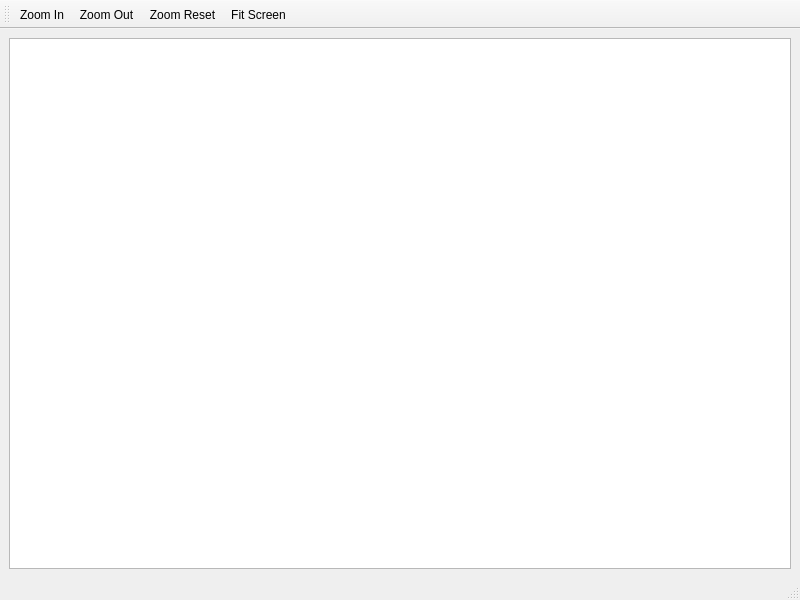
<?xml version="1.0" encoding="UTF-8"?>
<ui version="4.0">
 <class>MainWindow</class>
 <widget class="QMainWindow" name="MainWindow">
  <property name="geometry">
   <rect>
    <x>0</x>
    <y>0</y>
    <width>800</width>
    <height>600</height>
   </rect>
  </property>
  <property name="windowTitle">
   <string>Basic Demo</string>
  </property>
  <property name="windowIcon">
   <iconset resource="MainWindow.qrc">
    <normaloff>:/MainDialog/AlliedVision.png</normaloff>:/MainDialog/AlliedVision.png</iconset>
  </property>
  <widget class="QWidget" name="m_pCentralWidget">
   <layout class="QVBoxLayout" name="verticalLayout">
    <item>
     <widget class="QGraphicsView" name="m_pGraphicsView"/>
    </item>
   </layout>
  </widget>
  <widget class="QStatusBar" name="m_pStatusBar"/>
  <widget class="QToolBar" name="m_pToolBar">
   <property name="windowTitle">
    <string>toolBar</string>
   </property>
   <attribute name="toolBarArea">
    <enum>TopToolBarArea</enum>
   </attribute>
   <attribute name="toolBarBreak">
    <bool>false</bool>
   </attribute>
   <addaction name="m_pActionZoomIn"/>
   <addaction name="m_pActionZoomOut"/>
   <addaction name="m_pActionZoomReset"/>
   <addaction name="m_pActionFitScreen"/>
  </widget>
  <action name="m_pActionZoomIn">
   <property name="icon">
    <iconset resource="MainWindow.qrc">
     <normaloff>:/MainDialog/ZoomIn.png</normaloff>:/MainDialog/ZoomIn.png</iconset>
   </property>
   <property name="text">
    <string>Zoom In</string>
   </property>
  </action>
  <action name="m_pActionZoomOut">
   <property name="icon">
    <iconset resource="MainWindow.qrc">
     <normaloff>:/MainDialog/ZoomOut.png</normaloff>:/MainDialog/ZoomOut.png</iconset>
   </property>
   <property name="text">
    <string>Zoom Out</string>
   </property>
  </action>
  <action name="m_pActionFitScreen">
   <property name="icon">
    <iconset resource="MainWindow.qrc">
     <normaloff>:/MainDialog/FitScreen.png</normaloff>:/MainDialog/FitScreen.png</iconset>
   </property>
   <property name="text">
    <string>Fit Screen</string>
   </property>
  </action>
  <action name="m_pActionZoomReset">
   <property name="icon">
    <iconset resource="MainWindow.qrc">
     <normaloff>:/MainDialog/ZoomReset.png</normaloff>:/MainDialog/ZoomReset.png</iconset>
   </property>
   <property name="text">
    <string>Zoom Reset</string>
   </property>
  </action>
 </widget>
 <resources>
  <include location="MainWindow.qrc"/>
 </resources>
 <connections>
  <connection>
   <sender>m_pActionZoomIn</sender>
   <signal>triggered()</signal>
   <receiver>MainWindow</receiver>
   <slot>ZoomIn()</slot>
   <hints>
    <hint type="sourcelabel">
     <x>-1</x>
     <y>-1</y>
    </hint>
    <hint type="destinationlabel">
     <x>399</x>
     <y>299</y>
    </hint>
   </hints>
  </connection>
  <connection>
   <sender>m_pActionZoomOut</sender>
   <signal>triggered()</signal>
   <receiver>MainWindow</receiver>
   <slot>ZoomOut()</slot>
   <hints>
    <hint type="sourcelabel">
     <x>-1</x>
     <y>-1</y>
    </hint>
    <hint type="destinationlabel">
     <x>399</x>
     <y>299</y>
    </hint>
   </hints>
  </connection>
  <connection>
   <sender>m_pActionFitScreen</sender>
   <signal>triggered()</signal>
   <receiver>MainWindow</receiver>
   <slot>FitScreen()</slot>
   <hints>
    <hint type="sourcelabel">
     <x>-1</x>
     <y>-1</y>
    </hint>
    <hint type="destinationlabel">
     <x>399</x>
     <y>299</y>
    </hint>
   </hints>
  </connection>
  <connection>
   <sender>m_pActionZoomReset</sender>
   <signal>triggered()</signal>
   <receiver>MainWindow</receiver>
   <slot>ZoomReset()</slot>
   <hints>
    <hint type="sourcelabel">
     <x>-1</x>
     <y>-1</y>
    </hint>
    <hint type="destinationlabel">
     <x>399</x>
     <y>299</y>
    </hint>
   </hints>
  </connection>
 </connections>
 <slots>
  <slot>ZoomIn()</slot>
  <slot>ZoomOut()</slot>
  <slot>FitScreen()</slot>
  <slot>ZoomReset()</slot>
 </slots>
</ui>
